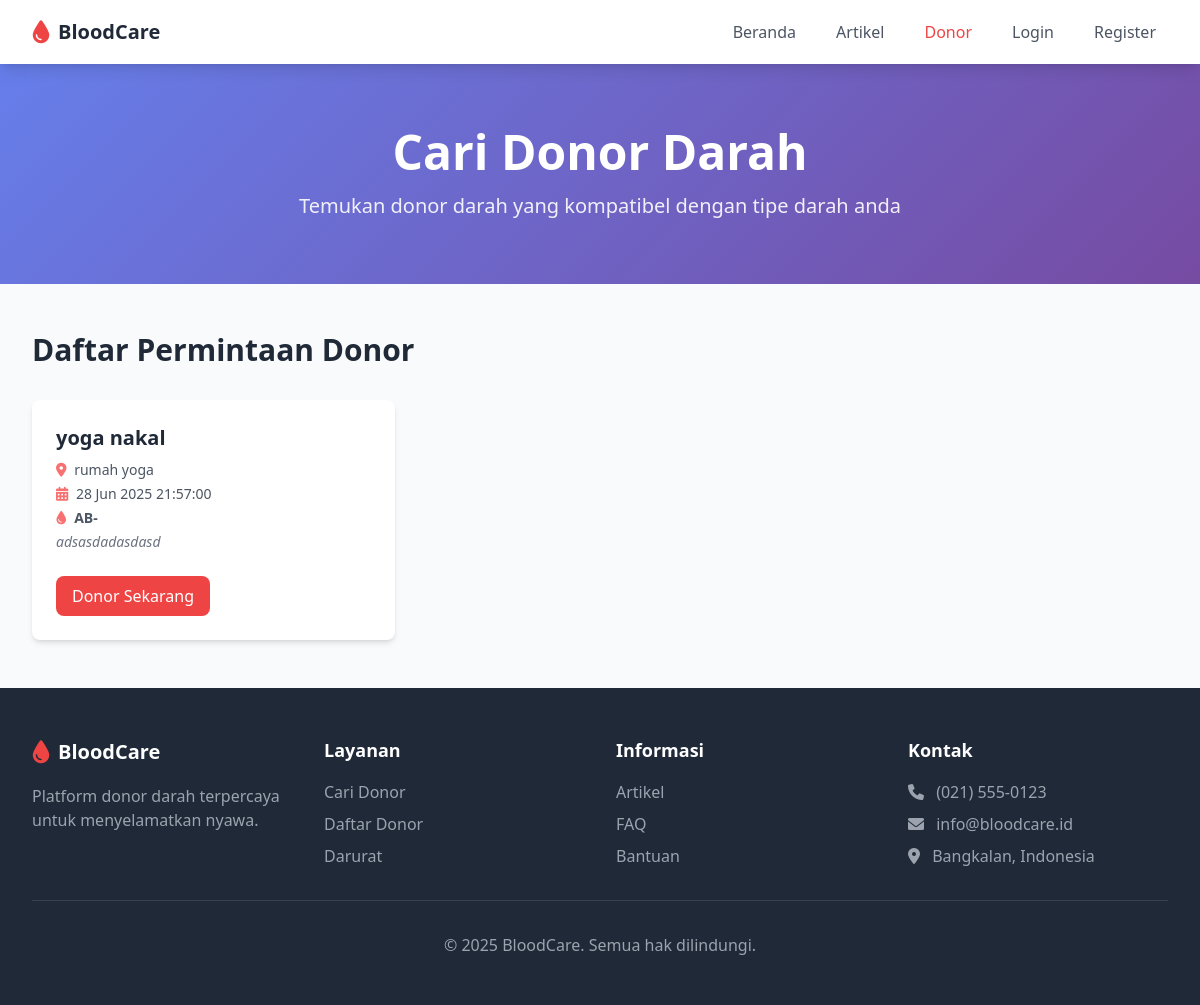
Page /donasi.php on the earlier database version.
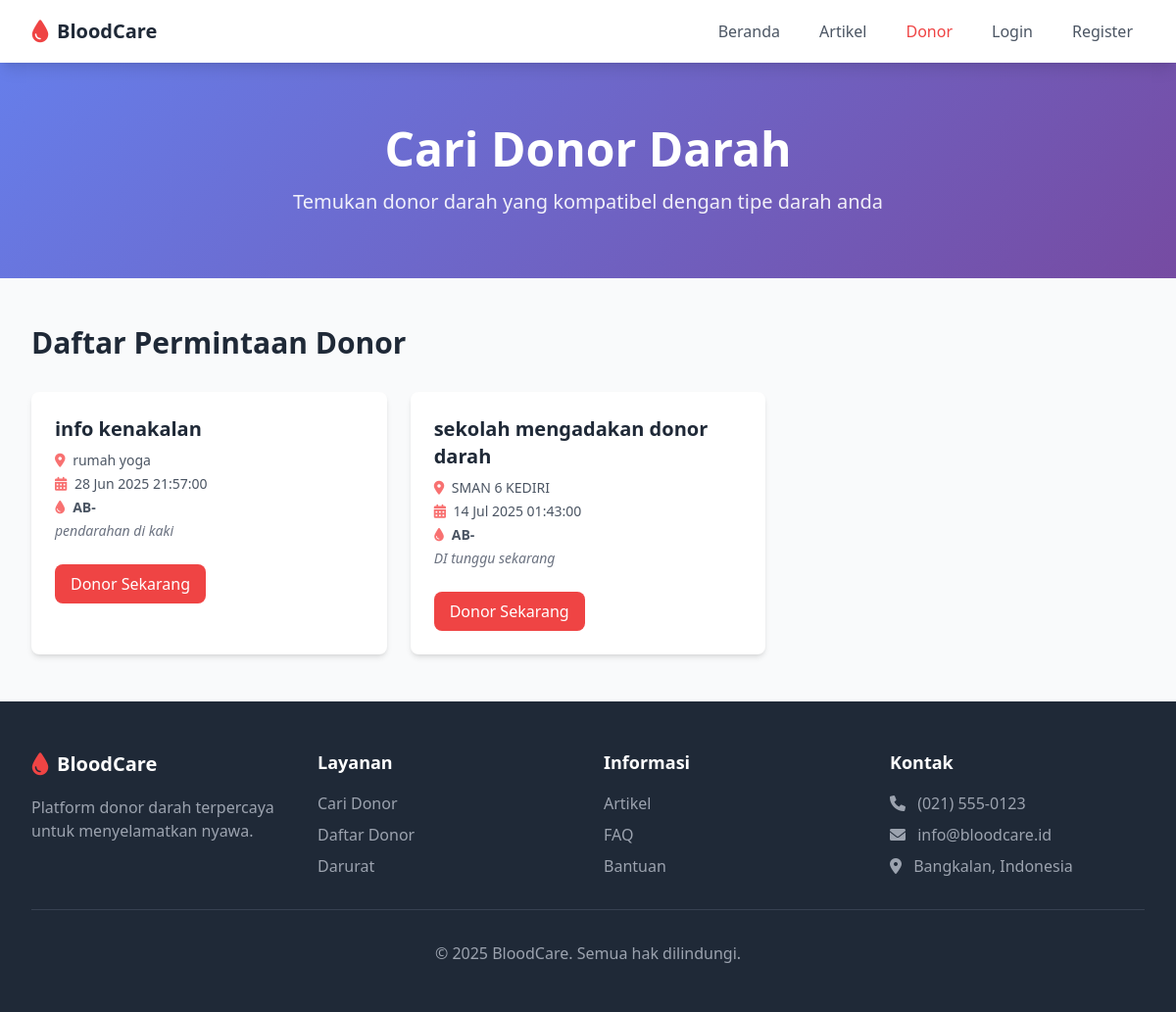
Same page on the later database version.
### tables this page shows
CREATE TABLE IF NOT EXISTS `donation_requests` (
  `id` int NOT NULL AUTO_INCREMENT,
  `event_name` varchar(100) NOT NULL,
  `location` varchar(255) NOT NULL,
  `date` date NOT NULL,
  `time` time NOT NULL,
  `description` text,
  `blood_type_id` int NOT NULL,
  `status` enum('active','inactive') NOT NULL DEFAULT 'active',
  `created_at` timestamp NOT NULL DEFAULT CURRENT_TIMESTAMP,
  `updated_at` timestamp NOT NULL DEFAULT CURRENT_TIMESTAMP,
  PRIMARY KEY (`id`)
);

CREATE TABLE IF NOT EXISTS `blood_types` (
  `id` int NOT NULL AUTO_INCREMENT,
  `type` varchar(2) NOT NULL,
  `rhesus` enum('-','+') NOT NULL,
  `created_at` timestamp NOT NULL DEFAULT CURRENT_TIMESTAMP,
  `updated_at` timestamp NOT NULL DEFAULT CURRENT_TIMESTAMP,
  PRIMARY KEY (`id`)
);

### donasi.php (the view, shortened to what the changed rows need)
<?php
require_once('db/config.php');
?>
<!DOCTYPE html>
<html lang="id">
<head>
  <script src="https://cdn.tailwindcss.com"></script>
  <link href="https://cdnjs.cloudflare.com/ajax/libs/font-awesome/6.0.0/css/all.min.css" rel="stylesheet" />
</head>
<body class="bg-gray-50">
  <section class="gradient-bg text-white py-16">
    <div class="max-w-7xl mx-auto text-center">
      <h1 class="text-4xl md:text-5xl font-bold mb-4">Cari Donor Darah</h1>
    </div>
  </section>
  <section class="py-12">
    <div class="max-w-7xl mx-auto px-4 sm:px-6 lg:px-8">
      <div class="flex justify-between items-center mb-8">
        <h2 class="text-3xl font-bold text-gray-800">Daftar Permintaan Donor</h2>
      </div>
      <div class="grid grid-cols-1 md:grid-cols-2 lg:grid-cols-3 gap-6">
        <?php
        $query = "SELECT dr.*, bt.type, bt.rhesus
                  FROM donation_requests dr
                  JOIN blood_types bt ON dr.blood_type_id = bt.id
                  WHERE dr.status = 'active'
                  ORDER BY dr.date ASC";
        $result = $db->query($query);
        if ($result->num_rows > 0):
            while($row = $result->fetch_assoc()):
        ?>
          <div class="bg-white p-6 rounded-lg shadow-md card-hover">
            <h3 class="text-xl font-bold text-gray-800 mb-2"><?= htmlspecialchars($row['event_name']) ?></h3>
            <p class="text-sm text-gray-600 mb-1">
              <i class="fas fa-map-marker-alt text-red-400 mr-1"></i> <?= htmlspecialchars($row['location']) ?>
            </p>
            <p class="text-sm text-gray-600 mb-1">
              <i class="fas fa-calendar-alt text-red-400 mr-1"></i> <?= date("d M Y", strtotime($row['date'])) ?> <?= $row['time'] ?>
            </p>
            <p class="text-sm text-gray-600 mb-1">
              <i class="fas fa-tint text-red-400 mr-1"></i>
              <span class="uppercase font-semibold"><?= strtoupper($row['type'] . $row['rhesus']) ?></span>
            </p>
            <?php if (!empty($row['description'])): ?>
              <p class="text-sm text-gray-500 italic mb-2"><?= htmlspecialchars($row['description']) ?></p>
            <?php endif ?>
            <button
              class="mt-4 bg-red-500 text-white px-4 py-2 rounded-lg hover:bg-red-600 donor-btn"
              data-event="<?= htmlspecialchars($row['event_name']) ?>"
              data-blood="<?= $row['blood_type_id'] ?>">
              Donor Sekarang
            </button>
          </div>
        <?php endwhile; else: ?>
          <div class="col-span-3 text-center text-gray-500 py-12">Tidak ada permintaan donor darah.</div>
        <?php endif; ?>
      </div>
    </div>
  </section>
</body>
</html>

Differences in the rows shown:
changed donation_requests "rumah yoga": event_name "yoga nakal" → "info kenakalan"; description "adsasdadasdasd" → "pendarahan di kaki"
added donation_requests: event_name "sekolah mengadakan donor darah", location "SMAN 6 KEDIRI", date "14 Jul 2025", time "01:43:00", blood_type.rhesus "AB-", description "DI tunggu sekarang"
